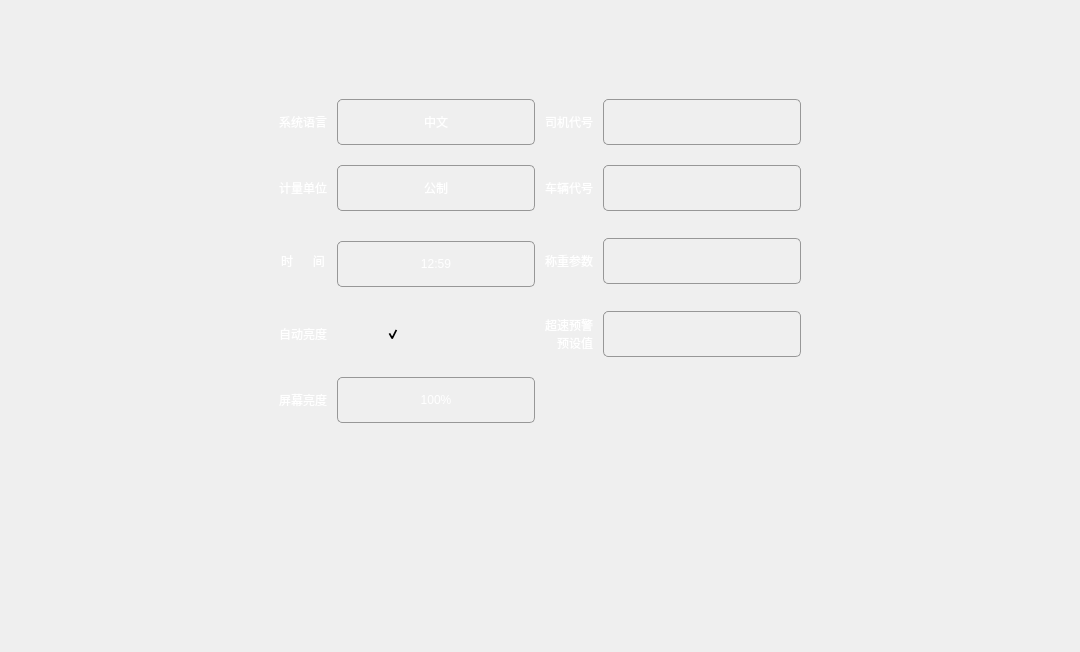
<?xml version="1.0" encoding="UTF-8"?>
<ui version="4.0">
 <class>GeneralSettings</class>
 <widget class="QWidget" name="GeneralSettings">
  <property name="geometry">
   <rect>
    <x>0</x>
    <y>0</y>
    <width>1080</width>
    <height>652</height>
   </rect>
  </property>
  <property name="minimumSize">
   <size>
    <width>1080</width>
    <height>652</height>
   </size>
  </property>
  <property name="maximumSize">
   <size>
    <width>1080</width>
    <height>652</height>
   </size>
  </property>
  <property name="windowTitle">
   <string>Form</string>
  </property>
  <property name="layoutDirection">
   <enum>Qt::LeftToRight</enum>
  </property>
  <layout class="QGridLayout" name="gridLayout_2">
   <property name="bottomMargin">
    <number>15</number>
   </property>
   <item row="1" column="1">
    <layout class="QGridLayout" name="gridLayout" rowstretch="0,0,0,0,0">
     <property name="sizeConstraint">
      <enum>QLayout::SetDefaultConstraint</enum>
     </property>
     <property name="bottomMargin">
      <number>10</number>
     </property>
     <property name="horizontalSpacing">
      <number>10</number>
     </property>
     <property name="verticalSpacing">
      <number>20</number>
     </property>
     <item row="2" column="1">
      <widget class="QWidget" name="widget_2" native="true">
       <property name="minimumSize">
        <size>
         <width>0</width>
         <height>60</height>
        </size>
       </property>
       <property name="maximumSize">
        <size>
         <width>16777215</width>
         <height>60</height>
        </size>
       </property>
       <property name="styleSheet">
        <string notr="true">background:transparent;</string>
       </property>
       <widget class="QPushButton" name="btn_time">
        <property name="geometry">
         <rect>
          <x>0</x>
          <y>10</y>
          <width>198</width>
          <height>46</height>
         </rect>
        </property>
        <property name="minimumSize">
         <size>
          <width>198</width>
          <height>46</height>
         </size>
        </property>
        <property name="maximumSize">
         <size>
          <width>198</width>
          <height>46</height>
         </size>
        </property>
        <property name="styleSheet">
         <string notr="true">QPushButton{
border-image:url(:/按键_弹窗设置_大.png);
color:rgb(255, 255, 255);
font: 24px &quot;Microsoft YaHei UI&quot;;
border:1px solid #979797;
border-color: rgba(151, 151, 151, 1);
border-radius:5px;
}
QPushButton:pressed{
border-image: url(:/按键_弹窗设置_按下_大.png);
color:rgb(255, 255, 255);
font: 10.5pt &quot;Microsoft YaHei UI&quot;;
border:1px solid #979797;
border-color: rgba(151, 151, 151, 1);
border-radius:5px;
}</string>
        </property>
        <property name="text">
         <string>12:59</string>
        </property>
       </widget>
      </widget>
     </item>
     <item row="1" column="3">
      <widget class="QPushButton" name="le_carnum">
       <property name="minimumSize">
        <size>
         <width>198</width>
         <height>46</height>
        </size>
       </property>
       <property name="maximumSize">
        <size>
         <width>198</width>
         <height>46</height>
        </size>
       </property>
       <property name="focusPolicy">
        <enum>Qt::NoFocus</enum>
       </property>
       <property name="styleSheet">
        <string notr="true">QPushButton#le_carnum{
border-image:url(:/按键_弹窗设置_大.png);
color:rgb(255, 255, 255);
font: 30px &quot;Microsoft YaHei UI&quot;;
border:1px solid #979797;
border-color: rgba(151, 151, 151, 1);
border-radius:5px;
}
QPushButton#le_carnum:pressed{
border-image: url(:/按键_弹窗设置_按下_大.png);
color:rgb(255, 255, 255);
font: 14px &quot;Microsoft YaHei UI&quot;;
border:1px solid #979797;
	border-color: rgba(151, 151, 151, 1);
border-radius:5px;
}</string>
       </property>
       <property name="text">
        <string/>
       </property>
      </widget>
     </item>
     <item row="0" column="2">
      <widget class="QLabel" name="label_5">
       <property name="styleSheet">
        <string notr="true">font: 25pt &quot;Microsoft YaHei UI&quot;;
color: rgb(255, 255, 255);
background:transparent</string>
       </property>
       <property name="text">
        <string>司机代号</string>
       </property>
       <property name="alignment">
        <set>Qt::AlignRight|Qt::AlignTrailing|Qt::AlignVCenter</set>
       </property>
      </widget>
     </item>
     <item row="1" column="0">
      <widget class="QLabel" name="label_2">
       <property name="styleSheet">
        <string notr="true">font: 25pt &quot;Microsoft YaHei UI&quot;;
color: rgb(255, 255, 255);
background:transparent</string>
       </property>
       <property name="text">
        <string>计量单位</string>
       </property>
       <property name="alignment">
        <set>Qt::AlignRight|Qt::AlignTrailing|Qt::AlignVCenter</set>
       </property>
      </widget>
     </item>
     <item row="0" column="3">
      <widget class="QPushButton" name="le_drivernum">
       <property name="sizePolicy">
        <sizepolicy hsizetype="Fixed" vsizetype="Fixed">
         <horstretch>0</horstretch>
         <verstretch>0</verstretch>
        </sizepolicy>
       </property>
       <property name="minimumSize">
        <size>
         <width>198</width>
         <height>46</height>
        </size>
       </property>
       <property name="maximumSize">
        <size>
         <width>198</width>
         <height>46</height>
        </size>
       </property>
       <property name="styleSheet">
        <string notr="true">QPushButton#le_drivernum{
border-image:url(:/按键_弹窗设置_大.png);
color:rgb(255, 255, 255);
font: 30px &quot;Microsoft YaHei UI&quot;;
border:1px solid #979797;
border-color: rgba(151, 151, 151, 1);
border-radius:5px;
}
QPushButton#le_drivernum:pressed{
border-image: url(:/按键_弹窗设置_按下_大.png);
color:rgb(255, 255, 255);
font: 14px &quot;Microsoft YaHei UI&quot;;
border:1px solid #979797;
	border-color: rgba(151, 151, 151, 1);
border-radius:5px;
}</string>
       </property>
       <property name="text">
        <string/>
       </property>
      </widget>
     </item>
     <item row="1" column="1">
      <widget class="QPushButton" name="btn_unit">
       <property name="minimumSize">
        <size>
         <width>198</width>
         <height>46</height>
        </size>
       </property>
       <property name="maximumSize">
        <size>
         <width>198</width>
         <height>46</height>
        </size>
       </property>
       <property name="styleSheet">
        <string notr="true">QPushButton{
border-image:url(:/按键_弹窗设置_大.png);
color:rgb(255, 255, 255);
font: 30px &quot;Microsoft YaHei UI&quot;;
border:1px solid #979797;
border-color: rgba(151, 151, 151, 1);
border-radius:5px;
}
QPushButton:pressed{
border-image: url(:/按键_弹窗设置_按下_大.png);
color:rgb(255, 255, 255);
font: 10.5pt &quot;Microsoft YaHei UI&quot;;
border:1px solid #979797;
border-color: rgba(151, 151, 151, 1);
border-radius:5px;
}</string>
       </property>
       <property name="text">
        <string>公制</string>
       </property>
      </widget>
     </item>
     <item row="2" column="2">
      <widget class="QLabel" name="label_7">
       <property name="styleSheet">
        <string notr="true">font: 25pt &quot;Microsoft YaHei UI&quot;;
color: rgb(255, 255, 255);
background:transparent</string>
       </property>
       <property name="text">
        <string>称重参数</string>
       </property>
       <property name="alignment">
        <set>Qt::AlignRight|Qt::AlignTrailing|Qt::AlignVCenter</set>
       </property>
      </widget>
     </item>
     <item row="0" column="0">
      <widget class="QLabel" name="label">
       <property name="styleSheet">
        <string notr="true">font: 25pt &quot;Microsoft YaHei UI&quot;;
color: rgb(255, 255, 255);
background:transparent</string>
       </property>
       <property name="text">
        <string>系统语言</string>
       </property>
       <property name="alignment">
        <set>Qt::AlignRight|Qt::AlignTrailing|Qt::AlignVCenter</set>
       </property>
      </widget>
     </item>
     <item row="1" column="2">
      <widget class="QLabel" name="label_6">
       <property name="styleSheet">
        <string notr="true">font: 25pt &quot;Microsoft YaHei UI&quot;;
color: rgb(255, 255, 255);
background:transparent</string>
       </property>
       <property name="text">
        <string>车辆代号</string>
       </property>
       <property name="alignment">
        <set>Qt::AlignRight|Qt::AlignTrailing|Qt::AlignVCenter</set>
       </property>
      </widget>
     </item>
     <item row="4" column="1">
      <widget class="QPushButton" name="btn_bright">
       <property name="minimumSize">
        <size>
         <width>198</width>
         <height>46</height>
        </size>
       </property>
       <property name="maximumSize">
        <size>
         <width>198</width>
         <height>46</height>
        </size>
       </property>
       <property name="styleSheet">
        <string notr="true">QPushButton{
border-image:url(:/按键_弹窗设置_大.png);
color:rgb(255, 255, 255);
font: 30px &quot;Microsoft YaHei UI&quot;;
border:1px solid #979797;
border-color: rgba(151, 151, 151, 1);
border-radius:5px;
}
QPushButton:pressed{
border-image: url(:/按键_弹窗设置_按下_大.png);
color:rgb(255, 255, 255);
font: 10.5pt &quot;Microsoft YaHei UI&quot;;
border:1px solid #979797;
border-color: rgba(151, 151, 151, 1);
border-radius:5px;
}</string>
       </property>
       <property name="text">
        <string>100%</string>
       </property>
      </widget>
     </item>
     <item row="0" column="1">
      <widget class="QPushButton" name="btn_lang">
       <property name="minimumSize">
        <size>
         <width>198</width>
         <height>46</height>
        </size>
       </property>
       <property name="maximumSize">
        <size>
         <width>198</width>
         <height>46</height>
        </size>
       </property>
       <property name="styleSheet">
        <string notr="true">QPushButton#btn_lang{
border-image:url(:/按键_弹窗设置_大.png);
color:rgb(255, 255, 255);
font: 30px &quot;Microsoft YaHei UI&quot;;
border:1px solid #979797;
border-color: rgba(151, 151, 151, 1);
border-radius:5px;
}
QPushButton#btn_lang:pressed{
border-image: url(:/按键_弹窗设置_按下_大.png);
color:rgb(255, 255, 255);
font: 14px &quot;Microsoft YaHei UI&quot;;
border:1px solid #979797;
	border-color: rgba(151, 151, 151, 1);
border-radius:5px;
}</string>
       </property>
       <property name="text">
        <string>中文</string>
       </property>
      </widget>
     </item>
     <item row="2" column="3">
      <widget class="QPushButton" name="le_weigh">
       <property name="minimumSize">
        <size>
         <width>198</width>
         <height>46</height>
        </size>
       </property>
       <property name="maximumSize">
        <size>
         <width>198</width>
         <height>46</height>
        </size>
       </property>
       <property name="styleSheet">
        <string notr="true">QPushButton#le_weigh{
border-image:url(:/按键_弹窗设置_大.png);
color:rgb(255, 255, 255);
font: 30px &quot;Microsoft YaHei UI&quot;;
border:1px solid #979797;
border-color: rgba(151, 151, 151, 1);
border-radius:5px;
}
QPushButton#le_weigh:pressed{
border-image: url(:/按键_弹窗设置_按下_大.png);
color:rgb(255, 255, 255);
font: 14px &quot;Microsoft YaHei UI&quot;;
border:1px solid #979797;
	border-color: rgba(151, 151, 151, 1);
border-radius:5px;
}</string>
       </property>
       <property name="text">
        <string/>
       </property>
      </widget>
     </item>
     <item row="2" column="0">
      <widget class="QLabel" name="label_4">
       <property name="styleSheet">
        <string notr="true">font: 25pt &quot;Microsoft YaHei UI&quot;;
color: rgb(255, 255, 255);
background:transparent</string>
       </property>
       <property name="text">
        <string>时      间</string>
       </property>
       <property name="alignment">
        <set>Qt::AlignCenter</set>
       </property>
      </widget>
     </item>
     <item row="4" column="0">
      <widget class="QLabel" name="label_3">
       <property name="styleSheet">
        <string notr="true">font: 25pt &quot;Microsoft YaHei UI&quot;;
color: rgb(255, 255, 255);
background:transparent</string>
       </property>
       <property name="text">
        <string>屏幕亮度</string>
       </property>
       <property name="alignment">
        <set>Qt::AlignRight|Qt::AlignTrailing|Qt::AlignVCenter</set>
       </property>
      </widget>
     </item>
     <item row="3" column="0">
      <widget class="QLabel" name="label_9">
       <property name="styleSheet">
        <string notr="true">font: 25pt &quot;Microsoft YaHei UI&quot;;
color: rgb(255, 255, 255);
background:transparent</string>
       </property>
       <property name="text">
        <string>自动亮度</string>
       </property>
      </widget>
     </item>
     <item row="3" column="2">
      <widget class="QLabel" name="label_8">
       <property name="styleSheet">
        <string notr="true">font: 25pt &quot;Microsoft YaHei UI&quot;;
color: rgb(255, 255, 255);
background:transparent</string>
       </property>
       <property name="text">
        <string>超速预警
预设值</string>
       </property>
       <property name="alignment">
        <set>Qt::AlignRight|Qt::AlignTrailing|Qt::AlignVCenter</set>
       </property>
      </widget>
     </item>
     <item row="3" column="3">
      <widget class="QPushButton" name="le_limit">
       <property name="minimumSize">
        <size>
         <width>198</width>
         <height>46</height>
        </size>
       </property>
       <property name="maximumSize">
        <size>
         <width>198</width>
         <height>46</height>
        </size>
       </property>
       <property name="styleSheet">
        <string notr="true">QPushButton#le_limit{
border-image:url(:/按键_弹窗设置_大.png);
color:rgb(255, 255, 255);
font: 30px &quot;Microsoft YaHei UI&quot;;
border:1px solid #979797;
border-color: rgba(151, 151, 151, 1);
border-radius:5px;
}
QPushButton#le_limit:pressed{
border-image: url(:/按键_弹窗设置_按下_大.png);
color:rgb(255, 255, 255);
font: 14px &quot;Microsoft YaHei UI&quot;;
border:1px solid #979797;
	border-color: rgba(151, 151, 151, 1);
border-radius:5px;
}</string>
       </property>
       <property name="text">
        <string/>
       </property>
      </widget>
     </item>
     <item row="3" column="1">
      <widget class="QWidget" name="widget_3" native="true">
       <property name="styleSheet">
        <string notr="true">background:transparent</string>
       </property>
       <layout class="QHBoxLayout" name="horizontalLayout">
        <item>
         <widget class="QCheckBox" name="ckb_autobri">
          <property name="sizePolicy">
           <sizepolicy hsizetype="Minimum" vsizetype="Minimum">
            <horstretch>0</horstretch>
            <verstretch>0</verstretch>
           </sizepolicy>
          </property>
          <property name="maximumSize">
           <size>
            <width>100</width>
            <height>16777215</height>
           </size>
          </property>
          <property name="styleSheet">
           <string notr="true">QCheckBox::indicator:checked {
image: url(:/131.png);

}
QCheckBox::indicator:unchecked {
image: url(:/132.png);
}
</string>
          </property>
          <property name="text">
           <string/>
          </property>
          <property name="checkable">
           <bool>true</bool>
          </property>
          <property name="checked">
           <bool>true</bool>
          </property>
          <property name="tristate">
           <bool>false</bool>
          </property>
         </widget>
        </item>
       </layout>
      </widget>
     </item>
    </layout>
   </item>
   <item row="3" column="0" colspan="3">
    <widget class="QWidget" name="widget" native="true">
     <property name="sizePolicy">
      <sizepolicy hsizetype="Preferred" vsizetype="Preferred">
       <horstretch>0</horstretch>
       <verstretch>0</verstretch>
      </sizepolicy>
     </property>
     <property name="maximumSize">
      <size>
       <width>16777215</width>
       <height>90</height>
      </size>
     </property>
     <property name="styleSheet">
      <string notr="true">background:transparent;
border:none;</string>
     </property>
     <layout class="QHBoxLayout" name="horizontalLayout_2">
      <item>
       <spacer name="horizontalSpacer_4">
        <property name="orientation">
         <enum>Qt::Horizontal</enum>
        </property>
        <property name="sizeType">
         <enum>QSizePolicy::Fixed</enum>
        </property>
        <property name="sizeHint" stdset="0">
         <size>
          <width>60</width>
          <height>20</height>
         </size>
        </property>
       </spacer>
      </item>
      <item>
       <widget class="QPushButton" name="btn_exit">
        <property name="minimumSize">
         <size>
          <width>186</width>
          <height>80</height>
         </size>
        </property>
        <property name="maximumSize">
         <size>
          <width>186</width>
          <height>80</height>
         </size>
        </property>
        <property name="styleSheet">
         <string notr="true">QPushButton#btn_exit{
background-image:url(:/按键_登录 copy.png);
border:none;
}
QPushButton#btn_exit:pressed{
background-image: url(:/按键_登录_按下.png);
border:none;
}</string>
        </property>
        <property name="text">
         <string/>
        </property>
       </widget>
      </item>
      <item>
       <widget class="QPushButton" name="btn_back_home">
        <property name="minimumSize">
         <size>
          <width>250</width>
          <height>80</height>
         </size>
        </property>
        <property name="maximumSize">
         <size>
          <width>125</width>
          <height>16777215</height>
         </size>
        </property>
        <property name="styleSheet">
         <string notr="true">QPushButton#btn_back_home{
background-image: url(:/按键_返回主界面3.png);
border:none;
}
QPushButton#btn_back_home:pressed{

background-image: url(:/按键_返回主界面2.png);
}</string>
        </property>
        <property name="text">
         <string/>
        </property>
       </widget>
      </item>
      <item>
       <spacer name="horizontalSpacer">
        <property name="orientation">
         <enum>Qt::Horizontal</enum>
        </property>
        <property name="sizeHint" stdset="0">
         <size>
          <width>40</width>
          <height>20</height>
         </size>
        </property>
       </spacer>
      </item>
      <item>
       <widget class="QPushButton" name="btn_back">
        <property name="minimumSize">
         <size>
          <width>250</width>
          <height>80</height>
         </size>
        </property>
        <property name="maximumSize">
         <size>
          <width>250</width>
          <height>80</height>
         </size>
        </property>
        <property name="styleSheet">
         <string notr="true">QPushButton#btn_back{
background-image: url(:/按键_上一页2.png);
border:none;
}
</string>
        </property>
        <property name="text">
         <string/>
        </property>
       </widget>
      </item>
      <item>
       <spacer name="horizontalSpacer_5">
        <property name="orientation">
         <enum>Qt::Horizontal</enum>
        </property>
        <property name="sizeType">
         <enum>QSizePolicy::Fixed</enum>
        </property>
        <property name="sizeHint" stdset="0">
         <size>
          <width>60</width>
          <height>20</height>
         </size>
        </property>
       </spacer>
      </item>
     </layout>
    </widget>
   </item>
   <item row="0" column="1">
    <spacer name="verticalSpacer_2">
     <property name="orientation">
      <enum>Qt::Vertical</enum>
     </property>
     <property name="sizeType">
      <enum>QSizePolicy::Preferred</enum>
     </property>
     <property name="sizeHint" stdset="0">
      <size>
       <width>20</width>
       <height>110</height>
      </size>
     </property>
    </spacer>
   </item>
   <item row="2" column="1">
    <spacer name="verticalSpacer">
     <property name="orientation">
      <enum>Qt::Vertical</enum>
     </property>
     <property name="sizeType">
      <enum>QSizePolicy::Preferred</enum>
     </property>
     <property name="sizeHint" stdset="0">
      <size>
       <width>20</width>
       <height>130</height>
      </size>
     </property>
    </spacer>
   </item>
  </layout>
 </widget>
 <resources/>
 <connections/>
</ui>
